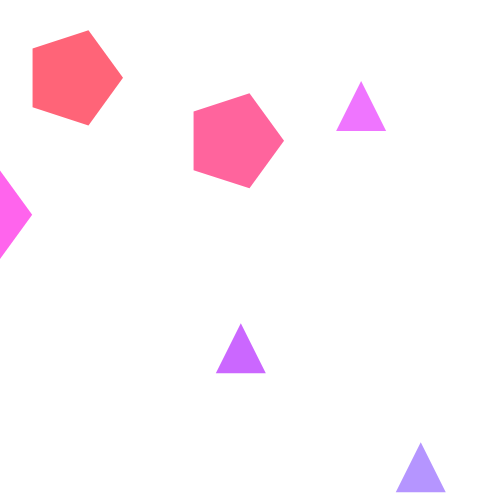
Frame 1 (no input)
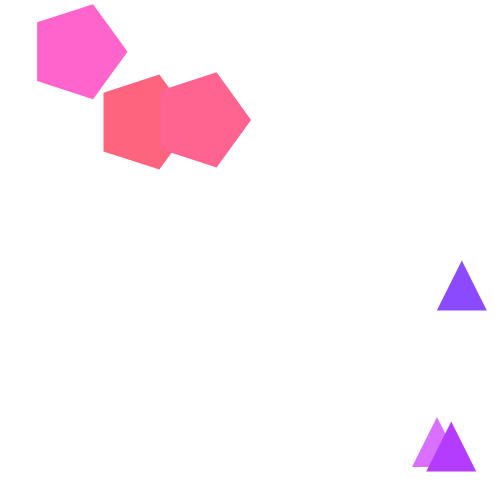
Frame 60 (no input)
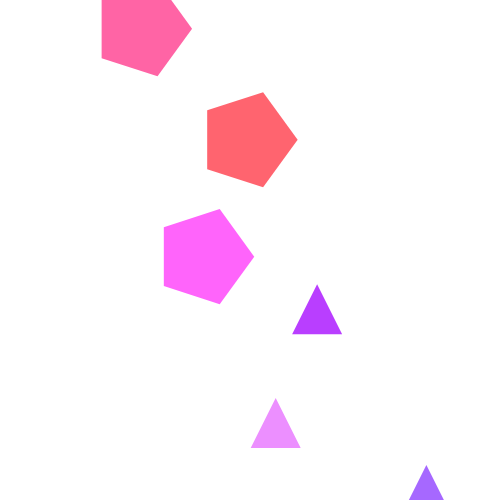
Frame 120 (the mouse pressed at the canvas centre since frame 60)

The p5.js sketch that drew these frames (run headless with seeded random() and noise() and a simulated clock; from frame 60 on, the mouse is pressed at the canvas centre):

// p5.js sketch
// ── sketch.js
let triangles = [];
let pentagons = [];

function setup() {
  createCanvas(500, 500);
  noStroke();
  
  // Crear múltiples objetos de tipo triángulo y pentágono
  for (let i = 0; i < 3; i++) {
    triangles.push(new Triangle(random(width), random(height)));
    pentagons.push(new Pentagon(random(width / 2), random(height / 2)));
  }
}

function draw() {
  background(1000);
  
  // Mostrar y actualizar triángulos
  for (let triangle of triangles) {
    triangle.update();
    triangle.display();
  }

  // Mostrar y actualizar pentágonos
  for (let pentagon of pentagons) {
    pentagon.update();
    pentagon.display();
  }
}

// Clase para los triángulos, movimiento con aceleración y desaceleración
class Triangle {
  constructor(x, y) {
    this.x = x;
    this.y = y;
    this.xSpeed = random(1, 5);
    this.ySpeed = random(1, 5);
    this.acceleration = 0.2; // Aceleración y desaceleración
    this.radius = 50;
  }
  
  update() {
    // Incrementa la velocidad y luego la disminuye para simular aceleración y desaceleración
    this.x += this.xSpeed;
    this.y += this.ySpeed;
    
    this.xSpeed += random(-this.acceleration, this.acceleration);
    this.ySpeed += random(-this.acceleration, this.acceleration);
    
    // Rebotar en los bordes
    if (this.x > width || this.x < 0) {
      this.xSpeed *= -1;
    }
    if (this.y > height || this.y < 0) {
      this.ySpeed *= -1;
    }
  }
  
  display() {
    fill(random(100, 255), random(50, 200), 255);
    // Dibujar triángulo equilátero
    let size = this.radius;
    triangle(this.x, this.y - size / 2, this.x - size / 2, this.y + size / 2, this.x + size / 2, this.y + size / 2);
  }
}

// Clase para los pentágonos, movimiento en órbita alrededor de un punto
class Pentagon {
  constructor(centerX, centerY) {
    this.centerX = centerX;
    this.centerY = centerY;
    this.orbitRadius = random(50, 150); // Radio de la órbita
    this.angle = random(TWO_PI); // Ángulo inicial
    this.orbitSpeed = random(0.03, 0.02); // Velocidad de órbita
    this.size = 50;
  }
  
  update() {
    // Movimiento circular alrededor de un punto central
    this.angle += this.orbitSpeed;
    this.x = this.centerX + cos(this.angle) * this.orbitRadius;
    this.y = this.centerY + sin(this.angle) * this.orbitRadius;
  }
  
  display() {
    fill(255, 100, random(100, 255));
    
    // Dibujar pentágono
    let angle = TWO_PI / 5;
    beginShape();
    for (let i = 0; i < 5; i++) {
      let xOffset = cos(angle * i) * this.size;
      let yOffset = sin(angle * i) * this.size;
      vertex(this.x + xOffset, this.y + yOffset);
    }
    endShape(CLOSE);
  }
}
